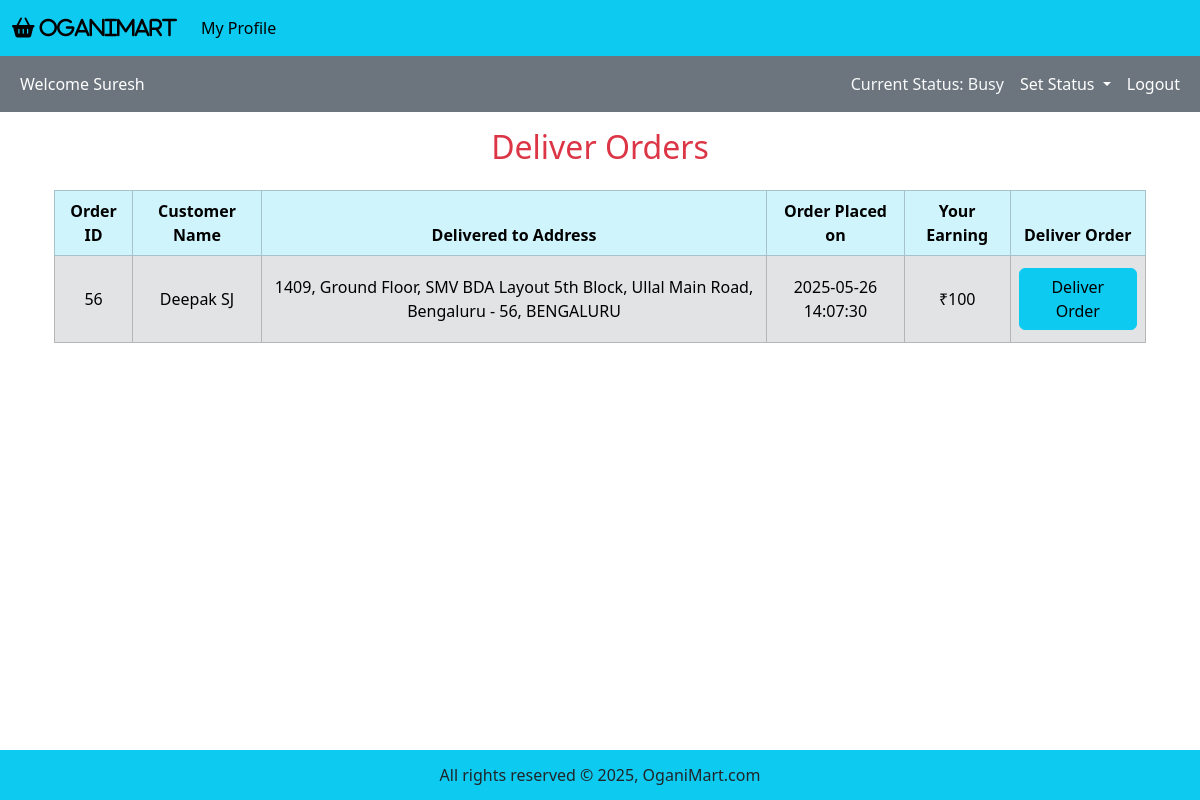
The page /agent_mode/index.php?agent_id=4&home on the database its author committed.
### tables this page shows
CREATE TABLE `deliveryagent` (
  `agentID` int(11) NOT NULL,
  `first_name` varchar(50) NOT NULL,
  `last_name` varchar(50) DEFAULT NULL,
  `availabilityStatus` varchar(20) NOT NULL DEFAULT 'Offline',
  `phone_no` bigint(20) NOT NULL,
  `email` varchar(100) NOT NULL,
  `password` varchar(50) NOT NULL,
  `dob` date NOT NULL,
  `age` int(11) DEFAULT 0
);

CREATE TABLE `order` (
  `orderID` int(11) NOT NULL,
  `status` varchar(20) NOT NULL DEFAULT 'Confirmed',
  `total_price` decimal(10,2) NOT NULL,
  `time` timestamp NOT NULL DEFAULT current_timestamp(),
  `location` varchar(255) NOT NULL,
  `agentPayment` int(11) NOT NULL DEFAULT 50,
  `customerID` int(11) NOT NULL,
  `agentID` int(11) NOT NULL
);

CREATE TABLE `customer` (
  `customerID` int(11) NOT NULL,
  `first_name` varchar(50) NOT NULL,
  `last_name` varchar(50) DEFAULT NULL,
  `address_street` varchar(100) NOT NULL,
  `address_city` varchar(50) NOT NULL,
  `address_state` varchar(50) NOT NULL,
  `pincode` int(11) NOT NULL,
  `phone_no` bigint(20) NOT NULL,
  `email` varchar(100) NOT NULL,
  `password` varchar(50) NOT NULL,
  `dob` date NOT NULL,
  `age` int(11) DEFAULT 0,
  `gender` varchar(10) DEFAULT NULL
);

### functions/common_function.php (the view, shortened to what this page needs)
<?php
include ('../includes/connect.php');
        ?>
        <?php
function viewDeliveringOrders($agent_id)
{
    global $con;
    $order_query = "SELECT * FROM `order` WHERE status = 'Confirmed' AND agentID = '$agent_id' ORDER BY orderID DESC;";
    $result_get = mysqli_query($con, $order_query);
    if (mysqli_num_rows($result_get) != 0) {
        echo "<h2 class='text-center text-danger'> You have been assigned an order to deliver! Kindly reach the store and wait there while the order is being packed. </h2>";
    } else {
        $order_query = "SELECT * FROM `order` WHERE status = 'Packed and Shipped' AND agentID = '$agent_id' ORDER BY orderID DESC;";
        $order_result = mysqli_query($con, $order_query);
        if (mysqli_num_rows($order_result) == 0) {
            echo "<h2 class='text-center text-success'> There are NO Orders that you have to deliver right now! </h2>";
        } else {
            ?>
            <div class="container my-3">
                <h2 class='text-center text-danger my-3'>Deliver Orders</h2>
                <table class='table table-bordered mt-4'>
                    <thead class='table-info text-center text-white'>
                        <tr>
                            <th>Order ID</th>
                            <th>Customer Name</th>
                            <th>Delivered to Address</th>
                            <th>Order Placed on</th>
                            <th>Your Earning</th>
                            <th>Deliver Order</th>
                        </tr>
                    </thead>
                    <tbody class='table-secondary text-white'>
                        <?php
                        while ($row = mysqli_fetch_assoc($order_result)) {
                            $order_id = $row['orderID'];
                            $order_location = $row['location'];
                            $order_time = $row['time'];
                            $order_custID = $row['customerID'];
                            $order_agentPayment = $row['agentPayment'];
                            ?>
                            <tr class='text-center align-middle'>
                                <td>
                                    <?php echo "$order_id"; ?>
                                </td>
                                <td>
                                    <?php
                                    $get_cust = "SELECT * FROM customer WHERE customerID = $order_custID;";
                                    $result_get = mysqli_query($con, $get_cust);
                                    $row_cust = mysqli_fetch_assoc($result_get);
                                    $cust_fname = $row_cust['first_name'];
                                    $cust_lname = $row_cust['last_name'];
                                    if ($cust_lname === null) {
                                        $cust_name = $cust_fname;
                                    } else {
                                        $cust_name = $cust_fname . ' ' . $cust_lname;
                                    }
                                    echo "$cust_name";
                                    ?>
                                </td>
                                <td>
                                    <?php echo "$order_location"; ?>
                                </td>
                                <td>
                                    <?php echo "$order_time"; ?>
                                </td>
                                <td>
                                    <?php echo "₹$order_agentPayment"; ?>
                                </td>
                                <td>
                                    <form
                                        action='index.php?agent_id=<?php echo "$agent_id"; ?>&deliver_order&order_id=<?php echo "$order_id"; ?>'
                                        method="post">
                                        <button type="submit" class="btn btn-info my-1 px-3" name="ship_order">Deliver Order</button>
                                    </form>
                                </td>
                            </tr>
                            <?php
                        }
                        ?>
                    </tbody>
                </table>
            </div>
            <?php
        }
    }
}
    ?>

### agent_mode/home.php (shortened to what this page needs)
<nav class="navbar navbar-expand-lg navbar-dark bg-secondary">
    <div class="container-fluid">
        <ul class="navbar-nav me-auto">
            <li class="nav-item">
                <span class="nav-link active">Welcome
                    <?php echo $agent_name; ?>
                </span>
            </li>
        </ul>
        <span class="navbar-text text-light mx-2">
            Current Status:
            <?php echo $current_status; ?>
        </span>
        <ul class="navbar-nav ml-auto">
            <li class="nav-item dropdown">
                <a class="nav-link dropdown-toggle active" href="#" id="navbarDropdown" role="button"
                    data-bs-toggle="dropdown" aria-expanded="false">
                    Set Status
                </a>
            </li>
        </ul>
        <ul class="navbar-nav">
            <li class="nav-item">
                <a class="nav-link active" href="../start.php">Logout</a>
            </li>
        </ul>
    </div>
</nav>
<div class="container my-3">
    <?php viewDeliveringOrders($agent_id); ?>
</div>

### style.css (style rules this page uses)
* { margin: 0; padding: 0; box-sizing: border-box; }

### agent_mode/index.php (style rules this page uses)
body { overflow-x: hidden; }

### includes/footer.php (style rules this page uses)
body { margin: 0; padding: 0; min-height: 100vh; position: relative; }

### rows shown on the page
deliveryagent: first_name "Suresh", availabilityStatus "Busy"
order: orderID "56", customerID.last_name "Deepak SJ", location "1409, Ground Floor, SMV BDA Layout 5th Block, Ullal Main Road, Bengaluru - 56, BENGALURU", time "2025-05-26 14:07:30", agentPayment "100"
